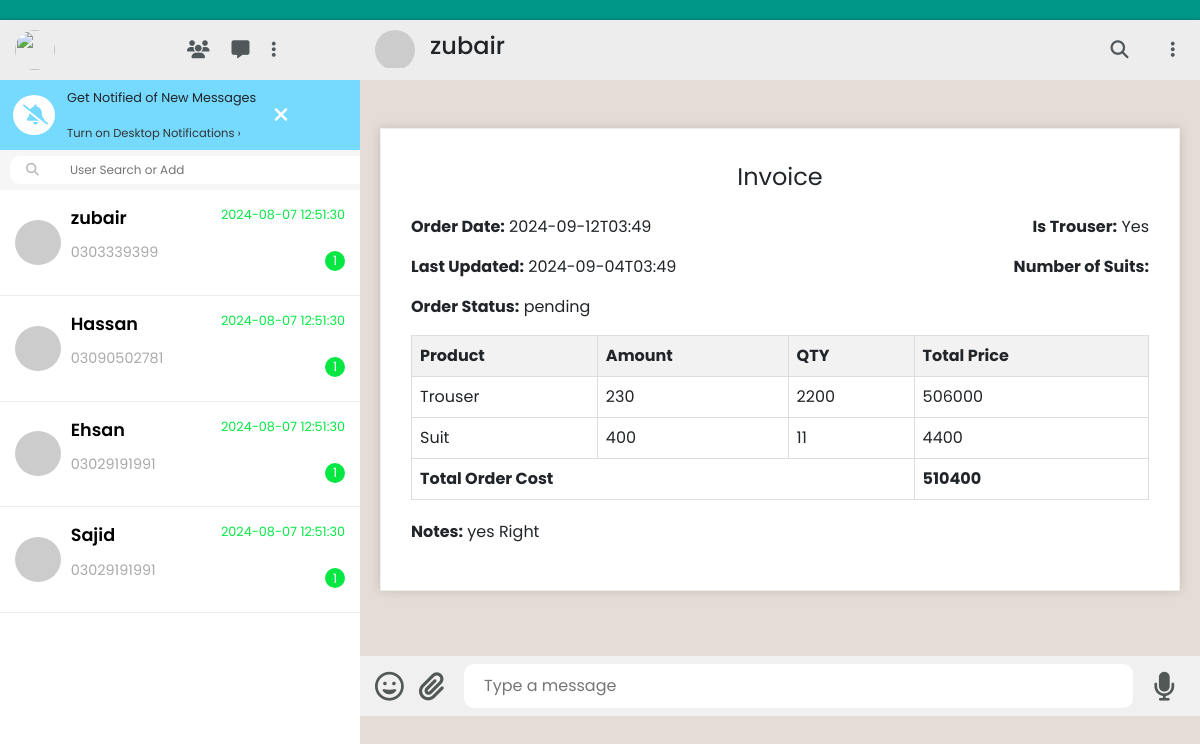
/invoice.php?invoice=6, run on the app's committed database.
### tables this page shows
CREATE TABLE IF NOT EXISTS `tbl_users` (
  `id` int NOT NULL AUTO_INCREMENT,
  `name` varchar(191) DEFAULT NULL,
  `phone` varchar(50) DEFAULT NULL,
  `image` varchar(191) DEFAULT NULL,
  `whatsapp` varchar(191) DEFAULT NULL,
  `time` datetime DEFAULT NULL,
  `total_cost` varchar(50) DEFAULT NULL,
  `due_date` date DEFAULT NULL,
  `user_id` int DEFAULT NULL,
  `customer_since` date DEFAULT NULL,
  `total_orders` int DEFAULT NULL,
  `total-order` int DEFAULT NULL,
  PRIMARY KEY (`id`),
  KEY `user_id` (`user_id`)
);

CREATE TABLE IF NOT EXISTS `invoices_orders` (
  `invoices_id` int NOT NULL AUTO_INCREMENT,
  `user_id` int NOT NULL DEFAULT '0',
  `order_cost` int NOT NULL DEFAULT '0',
  `order_date` varchar(50) NOT NULL DEFAULT '0',
  `order_update` varchar(50) NOT NULL DEFAULT '0',
  `is_trowser` varchar(50) NOT NULL DEFAULT '0',
  `issuit` varchar(50) NOT NULL DEFAULT '0',
  `order_status` varchar(50) NOT NULL DEFAULT '0',
  `decription` text NOT NULL,
  `qty_trousers` int NOT NULL DEFAULT '0',
  `qty_suits` int NOT NULL DEFAULT '0',
  `amount_trowser` int NOT NULL DEFAULT '0',
  `amount_suit` int NOT NULL DEFAULT '0',
  `total_price` int NOT NULL DEFAULT '0',
  `product` varchar(50) DEFAULT NULL,
  PRIMARY KEY (`invoices_id`),
  KEY `user_id` (`user_id`)
);

### invoice.php (the view, shortened to what this page needs)
<?php include 'header.php' ?>
<div class="main-container">
    <div class="left-container">
       <?php include './header/header-icon.php' ?>
     <?php include './left-header/notif-box.php' ?>
      <?php  include './left-header/search-container.php' ?>
       <?php include './left-header/chat-list.php' ?>
    <div class="right-container">
        <?php
            if(!isset($_GET['invoice'])) {
                include './right-side/hello.php';
            } else {
                $id = $_GET['invoice'];
                $select = "SELECT * FROM tbl_users WHERE user_id='$id'";
                $query = mysqli_query($conn, $select);
        ?>
        <div class="header">
            <?php while($data = mysqli_fetch_assoc($query)) { ?>
                <div class="img-text">
                    <div class="user-img">
                        <img class="dp" src="<?= $data['image'] ?>" alt="">
                    </div>
                    <h4><?php echo $data['name']; ?></h4>
                </div>
                <div class="nav-icons">
                    <li><i class="fa-solid fa-magnifying-glass"></i></li>
                    <li><i class="fa-solid fa-ellipsis-vertical"></i></li>
                </div>
            <?php } ?>
        </div>
        <?php
            $order_query = "SELECT * FROM invoices_orders WHERE user_id='$id'";
            $orders = mysqli_query($conn, $order_query);
            $num = mysqli_num_rows($orders);
            if($num > 0) {
                while($data = mysqli_fetch_assoc($orders)) {
                    $created_at = $data['order_date'];
                    $updated_at = $data['order_update'];
                    $is_trouser = $data['is_trowser'];
                    $number_of_suit = $data['issuit'];
                    $qty_trousers = $data['qty_trousers'];
                    $qty_suits = $data['qty_suits'];
                    $amount_trouser = $data['amount_trowser'];
                    $amount_suit = $data['amount_suit'];
                    $notes = $data['decription'];
                    $status = $data['order_status'];
                    $total_price_trousers = $qty_trousers * $amount_trouser;
                    $total_price_suits = $qty_suits * $amount_suit;
                    $total_order_cost = $total_price_trousers + $total_price_suits;
                }
            }
        ?>
        <?php if ($num > 0): ?>
        <!DOCTYPE html>
        <html lang='en'>
        <head>
        </head>
        <body>
            <div class='invoice-box bg-white mt-5'>
                <div class='invoice-title'>Invoice</div>
                <div class='invoice-details'>
                    <div class='details-left'>
                        <p><strong>Order Date:</strong> <?= $created_at ?></p>
                        <p><strong>Last Updated:</strong> <?= $updated_at ?></p>
                        <p><strong>Order Status:</strong> <?= $status ?></p>
                    </div>
                    <div class='details-right'>
                        <p><strong>Is Trouser:</strong> <?= ($is_trouser ? 'Yes' : 'No') ?></p>
                        <p><strong>Number of Suits:</strong> <?= $number_of_suit ?></p>
                    </div>
                </div>
                <table class='invoice-table'>
                    <thead>
                        <tr>
                            <th>Product</th>
                            <th>Amount</th>
                            <th>QTY</th>
                            <th>Total Price</th>
                        </tr>
                    </thead>
                    <tbody>
                        <tr>
                            <td>Trouser</td>
                            <td><?= $amount_trouser ?></td>
                            <td><?= $qty_trousers ?></td>
                            <td><?= $total_price_trousers ?></td>
                        </tr>
                        <tr>
                            <td>Suit</td>
                            <td><?= $amount_suit ?></td>
                            <td><?= $qty_suits ?></td>
                            <td><?= $total_price_suits ?></td>
                        </tr>
                    </tbody>
                    <tfoot>
                        <tr>
                            <td colspan='3' class='total'>Total Order Cost</td>
                            <td class='total'><?= $total_order_cost ?></td>
                        </tr>
                    </tfoot>
                </table>
                <div class='invoice-notes'>
                    <p><strong>Notes:</strong> <?= $notes ?></p>
                </div>
            </div>
        </body>
        </html>
        <?php endif; ?>
        <div class="chatbox-input" style="position: relative;top:65px; ">
            <i class="fa-regular fa-face-grin"></i>
            <i class="fa-sharp fa-solid fa-paperclip"></i>
            <input type="text" placeholder="Type a message">
            <i class="fa-solid fa-microphone"></i>
        </div>
    </div>
</div>
<?php include 'footer.php'; ?>
<?php } ?>

### left-header/chat-list.php (shortened to what this page needs)
 <?php
  if (isset($_POST['searchc'])) {
    $search = $_POST['searchc'];
    $searchQuery = "SELECT * FROM tbl_users WHERE id='$search' OR name LIKE '%$search%' ";
    $select = mysqli_query($conn, $searchQuery);
} else {
    $select = mysqli_query($conn, "SELECT * FROM tbl_users");
}
?>
<div class="chat-list">
<?php
if(mysqli_num_rows($select)){
    while($data=mysqli_fetch_assoc($select)){
    ?>
    <a style="text-decoration: none;" href="index.php?user-id=<?php echo $data['id'];?>">
            <div class="chat-box">
                <div class="img-box">
                    <img class="img-cover"
                         src="<?= $data['image'] ?>"
                         alt="">
                </div>
                <div class="chat-details">
                    <div class="text-head">
                        <h4><?= $data['name'] ?></h4>
                        <p class="time unread"><?= $data['time'] ?></p>
                    </div>
                    <div class="text-message">
                        <p><?= $data['whatsapp'] ?></p>
                        <b>1</b>
                    </div>
                </div>
            </div>
            <?php
} }else
{
    echo '<p style="text-align:center; color:red; border-radius:10px; padding: 10px;">User not found</p>';
}
?>
        </div>
    </div>

### styles.css (style rules this page uses)
* { margin: 0; padding: 0; box-sizing: border-box; font-family: 'Poppins', sans-serif; }
body { display: flex; justify-content: center; align-items: center; min-height: 100vh; background: #ccc; }
.main-container { position: relative; width: 1200px; max-width: 100%; height: calc(100vh - 40px); background: #fff; display: flex; box-shadow: 0px 1px 1px 0 rgba(0,0,0,0.5), 0px 2px 5px 0 rgba(0,0,0,0.6); }
.main-container .left-container { position:relative; width: 30%; height:100%; flex: 30%; background: #fff; }
.main-container .right-container { position: relative; width: 70%; height: 100%; flex: 70%; background: #e5ddd5; }
.main-container .right-container::before { content: ''; position: absolute; top: 0; left: 0; width: 100%; height: 100%; background: url(https://camo.githubusercontent.com/854a93c27d64274c4f8f5a0b6ec36ee1d053cfcd934eac6c63bed9eaef9764bd/68747470733a2f2f7765622e77686174736170702e636f6d2f696d672f62672d636861742d74696c652d6461726b5f61346265353132653731393562366237333364393131306234303866303735642e706e67); opacity: 0.5; }
.header { position: relative; display: flex; align-items: center; width: 100%; height: 60px; background: #ededed; padding: 0 15px; }
.user-img { position:relative; width: 40px; height: 40px; overflow: hidden; border-radius: 50%; }
.dp { position:absolute; top: 0; left: 0; width: 100%; height: 100%; object-fit: cover; cursor: pointer; }
.nav-icons { display:flex; justify-content: flex-end; padding-left: 110px; }
.nav-icons li { list-style: none; display: flex; cursor: pointer; color: #51585c; margin-left: 22px; font-size: 18px; }
.chat-list { position: relative; height:calc(100% - 170px); overflow-y: auto; }
.chat-list .chat-box { position: relative; width: 100%; display:flex; align-items:center; cursor: pointer; padding: 15px; border-bottom: 1px solid #eee; }
.chat-list .chat-box .img-box { position:relative; width: 55px; height:45px; overflow:hidden; border-radius: 50%; }
.chat-list .chat-box .chat-details { width: 100%; margin-left: 10px; }
.chat-list .chat-box .chat-details .text-head { display:flex; justify-content: space-between; align-items: center; margin-bottom:2px; }
.chat-list .chat-box .chat-details .text-head h4 { font-size: 1.1em; font-weight: 600; color: #000; }
.chat-list .chat-box .chat-details .text-head .time { font-size: 0.8em; color: #aaa; }
.chat-list .chat-box .chat-details .text-message { display: flex; justify-content: space-between; align-items: center; }
.chat-list .chat-box .chat-details .text-message p { color: #aaa; font-size: 0.9em; overlay: hidden; }
img { width: 100%; object-fit: cover; }
.chat-list .chat-box .chat-details .text-message b { background: #06e744; color: #fff; min-width: 20px; height: 20px; border-radius: 50%; font-size: 0.8em; font-weight: 400; display:flex; justify-content:center; align-items:center; }
.chat-list .chat-box .chat-details .text-head .unread { color: #06e744; }
.right-container .header { display: flex; justify-content: space-between; align-items: center; }
.right-container .header .img-text .user-img .dp { position:relative; top: -2px; left: 0px; width: 40px; height:auto; overflow:hidden; object-fit: cover; }
.right-container .header .img-text { position: relative; display: flex; justify-content: center; align-items: center; cursor: pointer; }
.right-container .header .img-text h4 { font-weight: 500; line-height: 1.2em; margin-left: 15px; }
.right-container .header .nav-icons { position: relative; margin-right:0px; }
.right-container .header .nav-icons i { padding: 10px; }
.chatbox-input { position:relative; width: 100%; height: 60px; background: #f0f0f0; display: flex; justify-content: space-between; align-items: center; }
.chatbox-input i { cursor: pointer; font-size: 1.8em; color: #515855; }
.chatbox-input i:nth-child(1) { margin: 15px; }
.chatbox-input i:last-child { margin-right: 25px; }
.chatbox-input input { position: relative; width: 90%; margin: 0 20px; padding: 10px 20px; border-radius:10px; font-size: 1em; border:none; outline:none; }

### data on the page
tbl_users: name "zubair", time "2024-08-07 12:51:30", whatsapp "0303339399"
tbl_users: name "Hassan", time "2024-08-07 12:51:30", whatsapp "03090502781"
tbl_users: name "Ehsan", time "2024-08-07 12:51:30", whatsapp "03029191991"
tbl_users: name "Sajid", time "2024-08-07 12:51:30", whatsapp "03029191991"
invoices_orders: order_date "2024-09-12T03:49", order_update "2024-09-04T03:49", order_status "pending", amount_trowser "230", qty_trousers "2200", total_price_trousers "506000", amount_suit "400", qty_suits "11", total_price_suits "4400", total_order_cost "510400", decription "yes Right"
